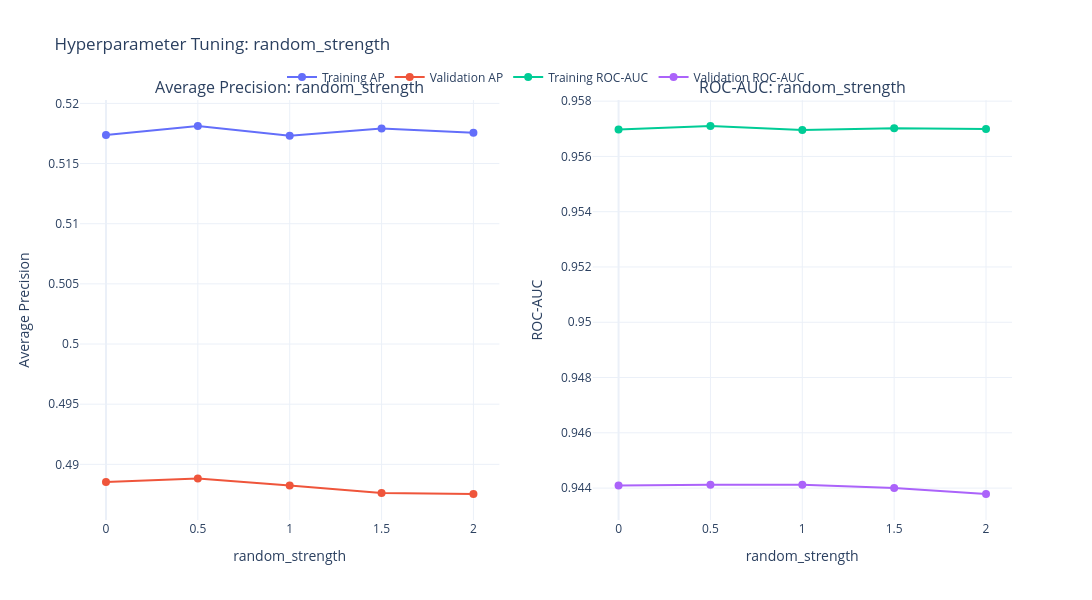

Notebook code for this chart:
### Code cell
%%time

test_param_and_plot(CatBoostClassifier, 'random_strength', [0, 0.5, 1, 1.5, 2], **params)

### Figure 1 — Plotly figure (JSON) as saved in the notebook; plotly's stock layout.template omitted (floating-point values rounded to 4 significant figures)
{"data": [{"hovertemplate": "<b>random_strength</b>: %{x}<br>Training AP: %{y:.6f}<extra></extra>", "line": {"width": 2}, "marker": {"size": 8}, "mode": "lines+markers", "name": "Training AP", "type": "scatter", "x": [0, 0.5, 1, 1.5, 2], "xaxis": "x", "y": [0.5174, 0.5181, 0.5173, 0.5179, 0.5176], "yaxis": "y"}, {"hovertemplate": "<b>random_strength</b>: %{x}<br>Validation AP: %{y:.6f}<extra></extra>", "line": {"width": 2}, "marker": {"size": 8}, "mode": "lines+markers", "name": "Validation AP", "type": "scatter", "x": [0, 0.5, 1, 1.5, 2], "xaxis": "x", "y": [0.4885, 0.4888, 0.4882, 0.4876, 0.4875], "yaxis": "y"}, {"hovertemplate": "<b>random_strength</b>: %{x}<br>Training ROC-AUC: %{y:.6f}<extra></extra>", "line": {"width": 2}, "marker": {"size": 8}, "mode": "lines+markers", "name": "Training ROC-AUC", "type": "scatter", "x": [0, 0.5, 1, 1.5, 2], "xaxis": "x2", "y": [0.957, 0.9571, 0.957, 0.957, 0.957], "yaxis": "y2"}, {"hovertemplate": "<b>random_strength</b>: %{x}<br>Validation ROC-AUC: %{y:.6f}<extra></extra>", "line": {"width": 2}, "marker": {"size": 8}, "mode": "lines+markers", "name": "Validation ROC-AUC", "type": "scatter", "x": [0, 0.5, 1, 1.5, 2], "xaxis": "x2", "y": [0.9441, 0.9441, 0.9441, 0.944, 0.9438], "yaxis": "y2"}], "layout": {"annotations": [{"font": {"size": 16}, "showarrow": false, "text": "Average Precision: random_strength", "x": 0.225, "xanchor": "center", "xref": "paper", "y": 1, "yanchor": "bottom", "yref": "paper"}, {"font": {"size": 16}, "showarrow": false, "text": "ROC-AUC: random_strength", "x": 0.775, "xanchor": "center", "xref": "paper", "y": 1, "yanchor": "bottom", "yref": "paper"}], "height": 600, "hovermode": "closest", "legend": {"orientation": "h", "x": 0.5, "xanchor": "center", "y": 1.02, "yanchor": "bottom"}, "title": {"text": "Hyperparameter Tuning: random_strength"}, "width": 1200, "xaxis": {"anchor": "y", "domain": [0, 0.45], "title": {"text": "random_strength"}}, "xaxis2": {"anchor": "y2", "domain": [0.55, 1], "title": {"text": "random_strength"}}, "yaxis": {"anchor": "x", "domain": [0, 1], "title": {"text": "Average Precision"}}, "yaxis2": {"anchor": "x2", "domain": [0, 1], "title": {"text": "ROC-AUC"}}}}
